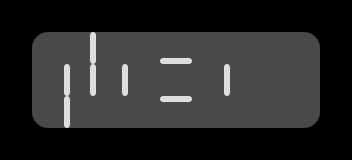

This game map was drawn from its Tiled (.tmx) file and the tilesets committed beside it. A one-line description and the full map source follow:
An orthogonal 11x5 tile map with 32x32 px tiles, 4 tile layers (grid, walls, zonemap, cellrounded) and 5 objects (2x fluffy, player, cloner, goal).

<map version="1.0" orientation="orthogonal" width="11" height="5" tilewidth="32" tileheight="32">
 <properties>
  <property name="_mode" value="" />
  <property name="_title" value="test" />
  <property name="_zone" value="" />
 </properties>
 <tileset firstgid="1" name="cells" tilewidth="32" tileheight="32">
  <image source="../cells.png" trans="ff00ff" width="128" height="384" />
 </tileset>
 <layer name="grid" width="11" height="5">
  <data>
   <tile gid="16" />
   <tile gid="16" />
   <tile gid="16" />
   <tile gid="16" />
   <tile gid="16" />
   <tile gid="16" />
   <tile gid="16" />
   <tile gid="16" />
   <tile gid="16" />
   <tile gid="16" />
   <tile gid="16" />
   <tile gid="16" />
   <tile gid="1" />
   <tile gid="1" />
   <tile gid="1" />
   <tile gid="1" />
   <tile gid="1" />
   <tile gid="1" />
   <tile gid="1" />
   <tile gid="1" />
   <tile gid="1" />
   <tile gid="16" />
   <tile gid="16" />
   <tile gid="1" />
   <tile gid="1" />
   <tile gid="1" />
   <tile gid="1" />
   <tile gid="1" />
   <tile gid="1" />
   <tile gid="1" />
   <tile gid="1" />
   <tile gid="1" />
   <tile gid="16" />
   <tile gid="16" />
   <tile gid="1" />
   <tile gid="1" />
   <tile gid="1" />
   <tile gid="1" />
   <tile gid="1" />
   <tile gid="1" />
   <tile gid="1" />
   <tile gid="1" />
   <tile gid="1" />
   <tile gid="16" />
   <tile gid="16" />
   <tile gid="16" />
   <tile gid="16" />
   <tile gid="16" />
   <tile gid="16" />
   <tile gid="16" />
   <tile gid="16" />
   <tile gid="16" />
   <tile gid="16" />
   <tile gid="16" />
   <tile gid="16" />
  </data>
 </layer>
 <layer name="walls" width="11" height="5">
  <data>
   <tile gid="0" />
   <tile gid="0" />
   <tile gid="0" />
   <tile gid="0" />
   <tile gid="0" />
   <tile gid="0" />
   <tile gid="0" />
   <tile gid="0" />
   <tile gid="0" />
   <tile gid="0" />
   <tile gid="0" />
   <tile gid="0" />
   <tile gid="0" />
   <tile gid="2" />
   <tile gid="0" />
   <tile gid="0" />
   <tile gid="9" />
   <tile gid="0" />
   <tile gid="0" />
   <tile gid="0" />
   <tile gid="0" />
   <tile gid="0" />
   <tile gid="0" />
   <tile gid="0" />
   <tile gid="4" />
   <tile gid="2" />
   <tile gid="0" />
   <tile gid="0" />
   <tile gid="0" />
   <tile gid="3" />
   <tile gid="0" />
   <tile gid="0" />
   <tile gid="0" />
   <tile gid="0" />
   <tile gid="0" />
   <tile gid="3" />
   <tile gid="0" />
   <tile gid="0" />
   <tile gid="5" />
   <tile gid="0" />
   <tile gid="0" />
   <tile gid="0" />
   <tile gid="0" />
   <tile gid="0" />
   <tile gid="0" />
   <tile gid="0" />
   <tile gid="0" />
   <tile gid="0" />
   <tile gid="0" />
   <tile gid="0" />
   <tile gid="0" />
   <tile gid="0" />
   <tile gid="0" />
   <tile gid="0" />
   <tile gid="0" />
  </data>
 </layer>
 <layer name="zonemap" width="11" height="5">
  <data>
   <tile gid="0" />
   <tile gid="0" />
   <tile gid="0" />
   <tile gid="0" />
   <tile gid="0" />
   <tile gid="0" />
   <tile gid="0" />
   <tile gid="0" />
   <tile gid="0" />
   <tile gid="0" />
   <tile gid="0" />
   <tile gid="0" />
   <tile gid="0" />
   <tile gid="0" />
   <tile gid="0" />
   <tile gid="0" />
   <tile gid="0" />
   <tile gid="0" />
   <tile gid="0" />
   <tile gid="0" />
   <tile gid="0" />
   <tile gid="0" />
   <tile gid="0" />
   <tile gid="0" />
   <tile gid="0" />
   <tile gid="0" />
   <tile gid="0" />
   <tile gid="0" />
   <tile gid="0" />
   <tile gid="0" />
   <tile gid="0" />
   <tile gid="0" />
   <tile gid="0" />
   <tile gid="0" />
   <tile gid="0" />
   <tile gid="0" />
   <tile gid="0" />
   <tile gid="0" />
   <tile gid="0" />
   <tile gid="0" />
   <tile gid="0" />
   <tile gid="0" />
   <tile gid="0" />
   <tile gid="0" />
   <tile gid="0" />
   <tile gid="0" />
   <tile gid="0" />
   <tile gid="0" />
   <tile gid="0" />
   <tile gid="0" />
   <tile gid="0" />
   <tile gid="0" />
   <tile gid="0" />
   <tile gid="0" />
   <tile gid="0" />
  </data>
 </layer>
 <layer name="cellrounded" width="11" height="5">
  <data>
   <tile gid="0" />
   <tile gid="0" />
   <tile gid="0" />
   <tile gid="0" />
   <tile gid="0" />
   <tile gid="0" />
   <tile gid="0" />
   <tile gid="0" />
   <tile gid="0" />
   <tile gid="0" />
   <tile gid="0" />
   <tile gid="0" />
   <tile gid="17" />
   <tile gid="0" />
   <tile gid="0" />
   <tile gid="0" />
   <tile gid="0" />
   <tile gid="0" />
   <tile gid="0" />
   <tile gid="0" />
   <tile gid="18" />
   <tile gid="0" />
   <tile gid="0" />
   <tile gid="0" />
   <tile gid="0" />
   <tile gid="0" />
   <tile gid="0" />
   <tile gid="0" />
   <tile gid="0" />
   <tile gid="0" />
   <tile gid="0" />
   <tile gid="0" />
   <tile gid="0" />
   <tile gid="0" />
   <tile gid="19" />
   <tile gid="0" />
   <tile gid="0" />
   <tile gid="0" />
   <tile gid="0" />
   <tile gid="0" />
   <tile gid="0" />
   <tile gid="0" />
   <tile gid="20" />
   <tile gid="0" />
   <tile gid="0" />
   <tile gid="0" />
   <tile gid="0" />
   <tile gid="0" />
   <tile gid="0" />
   <tile gid="0" />
   <tile gid="0" />
   <tile gid="0" />
   <tile gid="0" />
   <tile gid="0" />
   <tile gid="0" />
  </data>
 </layer>
 <objectgroup name="players" width="11" height="5">
  <object type="player" x="46" y="108" />
 </objectgroup>
 <objectgroup name="enemies" width="11" height="5">
  <object type="cloner" x="302" y="48" />
 </objectgroup>
 <objectgroup name="items" width="11" height="5">
  <object type="goal" x="304" y="80" />
 </objectgroup>
 <objectgroup name="powerups" width="11" height="5" />
 <objectgroup name="portals" width="11" height="5" />
 <objectgroup name="cells" width="11" height="5">
  <object type="fluffy" x="47" y="80" />
  <object type="fluffy" x="109" y="80" />
 </objectgroup>
</map>
